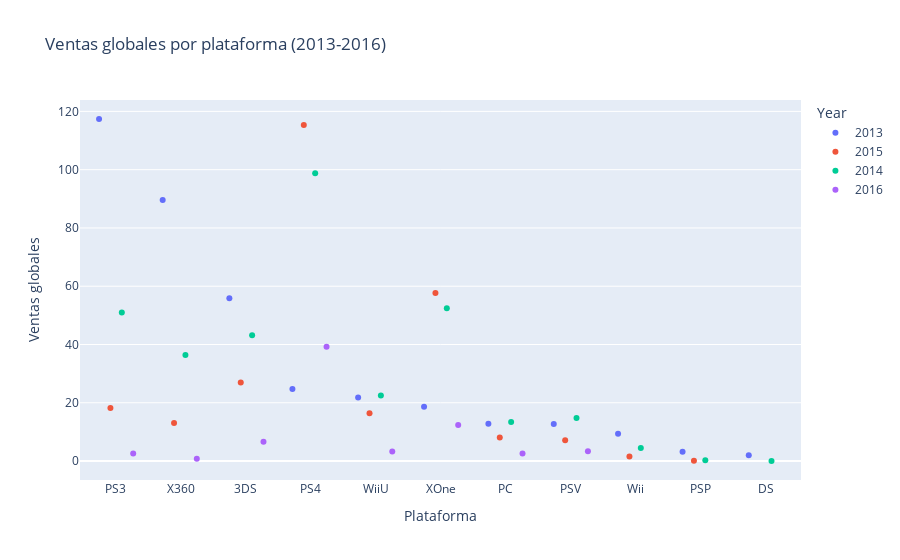

The cell this chart's notebook holds for it:
### Code cell
# 5.2. ¿qué plataforma ha tenido el mayor y menor crecimiento? 
fig = px.strip(df_sales_platform[(df_sales_platform['Year'] >= 2013) & (df_sales_platform['Year'] <= 2016)], x ='Platform', y='Global_Sales', color='Year', title='Ventas globales por plataforma (2013-2016)')
fig.update_layout(yaxis_title='Ventas globales')
fig.update_layout(xaxis_title='Plataforma')
fig.show()

### Figure 1 — Plotly figure (JSON) as saved in the notebook; plotly's stock layout.template omitted (floating-point values rounded to 4 significant figures)
{"data": [{"alignmentgroup": "True", "boxpoints": "all", "fillcolor": "rgba(255,255,255,0)", "hoveron": "points", "hovertemplate": "Year=2013<br>Platform=%{x}<br>Global_Sales=%{y}<extra></extra>", "legendgroup": "2013", "line": {"color": "rgba(255,255,255,0)"}, "marker": {"color": "#636efa"}, "name": "2013", "offsetgroup": "2013", "orientation": "v", "pointpos": 0, "showlegend": true, "type": "box", "x": ["PS3", "X360", "3DS", "PS4", "WiiU", "XOne", "PC", "PSV", "Wii", "PSP", "DS"], "x0": " ", "xaxis": "x", "y": [117.4, 89.61, 55.88, 24.76, 21.84, 18.6, 12.83, 12.69, 9.36, 3.19, 1.96], "y0": " ", "yaxis": "y"}, {"alignmentgroup": "True", "boxpoints": "all", "fillcolor": "rgba(255,255,255,0)", "hoveron": "points", "hovertemplate": "Year=2015<br>Platform=%{x}<br>Global_Sales=%{y}<extra></extra>", "legendgroup": "2015", "line": {"color": "rgba(255,255,255,0)"}, "marker": {"color": "#EF553B"}, "name": "2015", "offsetgroup": "2015", "orientation": "v", "pointpos": 0, "showlegend": true, "type": "box", "x": ["PS4", "XOne", "3DS", "PS3", "WiiU", "X360", "PC", "PSV", "Wii", "PSP"], "x0": " ", "xaxis": "x", "y": [115.3, 57.66, 26.99, 18.22, 16.38, 13.05, 8.07, 7.1, 1.55, 0.12], "y0": " ", "yaxis": "y"}, {"alignmentgroup": "True", "boxpoints": "all", "fillcolor": "rgba(255,255,255,0)", "hoveron": "points", "hovertemplate": "Year=2014<br>Platform=%{x}<br>Global_Sales=%{y}<extra></extra>", "legendgroup": "2014", "line": {"color": "rgba(255,255,255,0)"}, "marker": {"color": "#00cc96"}, "name": "2014", "offsetgroup": "2014", "orientation": "v", "pointpos": 0, "showlegend": true, "type": "box", "x": ["PS4", "XOne", "PS3", "3DS", "X360", "WiiU", "PSV", "PC", "Wii", "PSP", "DS"], "x0": " ", "xaxis": "x", "y": [98.76, 52.43, 50.96, 43.14, 36.42, 22.51, 14.74, 13.39, 4.44, 0.24, 0.02], "y0": " ", "yaxis": "y"}, {"alignmentgroup": "True", "boxpoints": "all", "fillcolor": "rgba(255,255,255,0)", "hoveron": "points", "hovertemplate": "Year=2016<br>Platform=%{x}<br>Global_Sales=%{y}<extra></extra>", "legendgroup": "2016", "line": {"color": "rgba(255,255,255,0)"}, "marker": {"color": "#ab63fa"}, "name": "2016", "offsetgroup": "2016", "orientation": "v", "pointpos": 0, "showlegend": true, "type": "box", "x": ["PS4", "XOne", "3DS", "PSV", "WiiU", "PC", "PS3", "X360"], "x0": " ", "xaxis": "x", "y": [39.25, 12.37, 6.6, 3.4, 3.29, 2.6, 2.59, 0.83], "y0": " ", "yaxis": "y"}], "layout": {"boxmode": "group", "legend": {"title": {"text": "Year"}, "tracegroupgap": 0}, "title": {"text": "Ventas globales por plataforma (2013-2016)"}, "xaxis": {"anchor": "y", "domain": [0, 1], "title": {"text": "Plataforma"}}, "yaxis": {"anchor": "x", "domain": [0, 1], "title": {"text": "Ventas globales"}}}}
